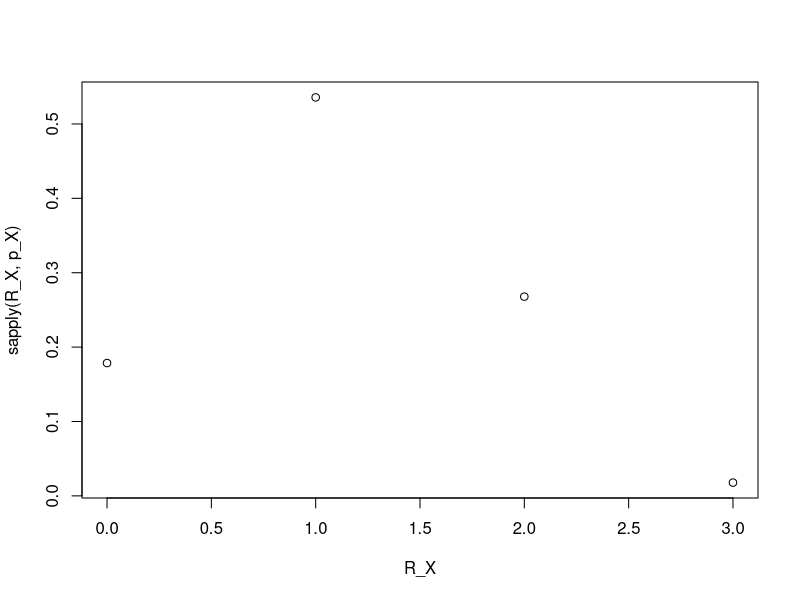
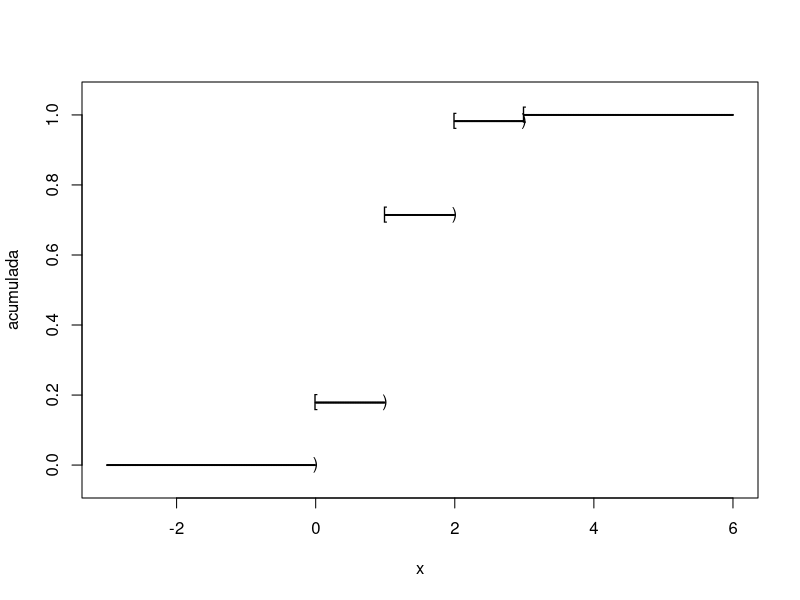

Generate these figures, in order, with R: (Note: a time limit stopped this script after it produced the figures.)
p_X <- function(x)
    {
    if (x %in% 0:3)
        ans <-(choose(5, 3-x)*choose(3,x))/choose(8,3)
    else
        ans <- 0
    ans
    }

R_X = 0:3

plot(R_X, sapply(R_X, p_X))

F_X <- function(x){
    acum = 0
    if (x>= 0 & x<=3) 
        acum <- sum(sapply(0:x, p_X))
    if (x>3)
        acum <-1
    acum
}

F_X(2.4)

x <- seq(-3,6, length = 1000)
acumulada <- sapply(x, F_X)


plot(x, acumulada, ylim = c(-0.05,1.05), cex=0.1)

for (x in R_X)
    {
    text(x,F_X(x), "[")
    text(x,F_X(x-0.01), ")")
}

sample(R_X, 1, prob = sapply(R_X, p_X))

set.seed(1234)

n_rep = seq(10,100000, length = 100)

simulacion <- rep(NA, 100)


for (i in 1:100)
{
    simulacion[i] <- mean(replicate(n_rep[i], sample(R_X, 1, prob = sapply(R_X, p_X))))
}


plot(n_rep, simulacion)
abline(h=63/56,col="red")
